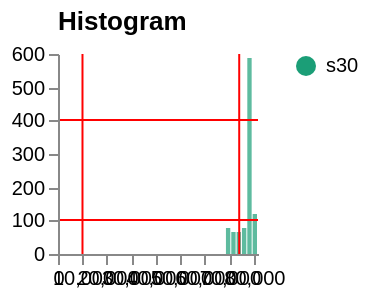

The Vega-Lite source for this figure:
### Vega specification from a JSON file in a GitHub repository (floating-point values rounded to 4 significant figures)
{"$schema": "https://vega.github.io/schema/vega/v5.json", "description": "Histogram for visualizing a univariate distribution using static bins.", "width": 100, "height": 100, "padding": 5, "data": [{"name": "binned", "values": [{"bin0": 68580.0, "bin1": 70760.0, "count": 77, "label": "s30"}, {"bin0": 70760.0, "bin1": 72940.0, "count": 65, "label": "s30"}, {"bin0": 72940.0, "bin1": 75120.0, "count": 68, "label": "s30"}, {"bin0": 75120.0, "bin1": 77310.0, "count": 81, "label": "s30"}, {"bin0": 77310.0, "bin1": 79490.0, "count": 590, "label": "s30"}, {"bin0": 79490.0, "bin1": 81670.0, "count": 123, "label": "s30"}]}, {"name": "xref", "values": [{"value": 10000}, {"value": 74000}]}, {"name": "yref", "values": [{"value": 100}, {"value": 400}]}, {"name": "_ranges", "source": ["binned"], "transform": [{"type": "aggregate", "fields": ["bin0", "bin1"], "ops": ["min", "max"], "as": ["min", "max"]}]}], "legends": [{"fill": "color"}], "scales": [{"name": "xscale", "type": "linear", "range": "width", "domain": {"data": "_ranges", "fields": ["min", "max"]}}, {"name": "yscale", "type": "linear", "range": "height", "round": true, "domain": {"data": "binned", "field": "count"}, "zero": true, "nice": true}, {"name": "color", "type": "ordinal", "domain": {"data": "binned", "field": "label"}, "range": {"scheme": "dark2"}}], "axes": [{"orient": "bottom", "scale": "xscale", "zindex": 1}, {"orient": "left", "scale": "yscale", "tickCount": 5, "zindex": 1}], "title": {"text": "Histogram", "orient": "top", "anchor": "start", "frame": "group"}, "marks": [{"name": "bins", "type": "rect", "from": {"data": "binned"}, "encode": {"update": {"x": {"scale": "xscale", "field": "bin0"}, "x2": {"scale": "xscale", "field": "bin1", "offset": -0.5}, "y": {"scale": "yscale", "field": "count"}, "y2": {"scale": "yscale", "value": 0}, "tooltip": {"field": "count"}, "fill": {"scale": "color", "field": "label"}, "opacity": {"value": 0.7}}, "hover": {"fill": {"value": "firebrick"}}}}, {"name": "x_highlights", "type": "rule", "clip": true, "from": {"data": "xref"}, "encode": {"enter": {"stroke": {"value": "red"}}, "update": {"x": {"scale": "xscale", "field": "value"}, "y2": {"value": 0}, "y": {"signal": "height"}, "opacity": {"value": 1}}}}, {"name": "y_highlights", "type": "rule", "clip": true, "from": {"data": "yref"}, "encode": {"enter": {"stroke": {"value": "red"}}, "update": {"y": {"scale": "yscale", "field": "value"}, "x2": {"value": 0}, "x": {"signal": "width"}, "opacity": {"value": 1}}}}]}
